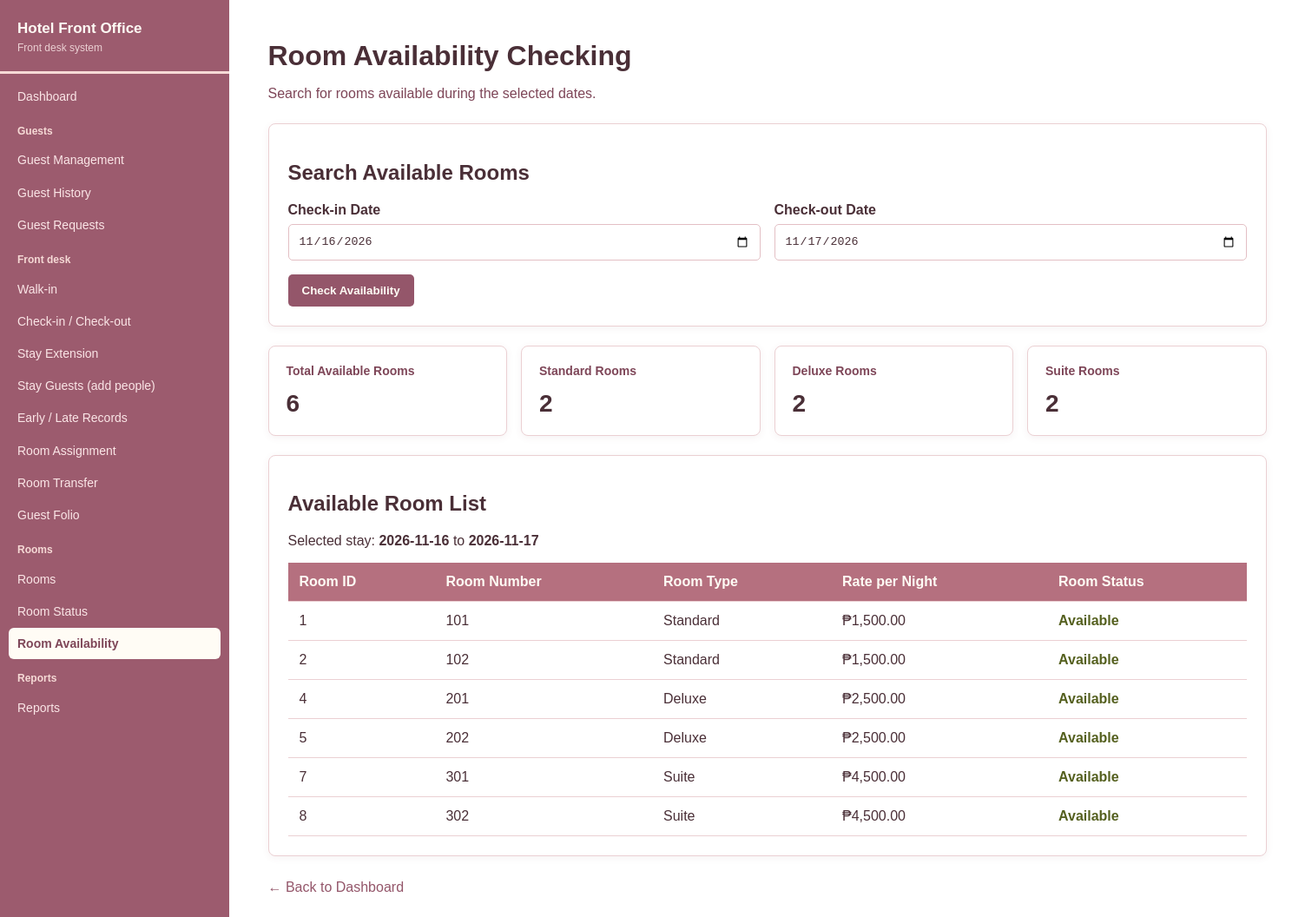
Page /room_availability/index.php on the committed database.
### tables this page shows
CREATE TABLE rooms (
    room_id      INT UNSIGNED NOT NULL AUTO_INCREMENT,
    room_number  VARCHAR(20)  NOT NULL,
    room_type    ENUM('Standard','Deluxe','Suite') NOT NULL DEFAULT 'Standard',
    rate         DECIMAL(10,2) NOT NULL DEFAULT 0.00,
    room_status  ENUM('Available','Occupied','Maintenance','Reserved','Cleaning')
                 NOT NULL DEFAULT 'Available',
    PRIMARY KEY (room_id),
    UNIQUE KEY uq_rooms_number (room_number),
    KEY idx_rooms_status (room_status)
);

### room_availability/index.php (the view, shortened to what this page needs)
<?php
require_once "../config/database.php";
$today = date("Y-m-d");
$checkIn = $_GET["check_in"] ?? $today;
$checkOut = $_GET["check_out"] ?? date(
    "Y-m-d",
    strtotime("+1 day")
);
$rooms = [];
$error = "";
$checkInDate = DateTime::createFromFormat("Y-m-d", $checkIn);
$checkOutDate = DateTime::createFromFormat("Y-m-d", $checkOut);
$validCheckIn = $checkInDate &&
    $checkInDate->format("Y-m-d") === $checkIn;
$validCheckOut = $checkOutDate &&
    $checkOutDate->format("Y-m-d") === $checkOut;
if (!$validCheckIn || !$validCheckOut) {
    $error = "Please select valid dates.";
} elseif ($checkIn < $today) {
    $error = "Check-in date cannot be in the past.";
} elseif ($checkOut <= $checkIn) {
    $error = "Check-out date must be after check-in date.";
} else {
    $stmt = $conn->prepare("
        SELECT
            rm.room_id,
            rm.room_number,
            rm.room_type,
            rm.rate,
            rm.room_status
        FROM rooms rm
        WHERE rm.room_status = 'Available'
        AND NOT EXISTS (
            SELECT 1
            FROM reservations r
            WHERE r.room_id = rm.room_id
              AND r.reservation_status IN (
                  'Pending',
                  'Confirmed',
                  'Checked-in'
              )
              AND r.check_in < ?
              AND r.check_out > ?
        )
        ORDER BY rm.room_number ASC
    ");
    $stmt->bind_param("ss", $checkOut, $checkIn);
    $stmt->execute();
    $result = $stmt->get_result();
    while ($row = $result->fetch_assoc()) {
        $rooms[] = $row;
    }
}
$standardCount = 0;
$deluxeCount = 0;
$suiteCount = 0;
foreach ($rooms as $room) {
    if ($room["room_type"] === "Standard") {
        $standardCount++;
    } elseif ($room["room_type"] === "Deluxe") {
        $deluxeCount++;
    } elseif ($room["room_type"] === "Suite") {
        $suiteCount++;
    }
}
$totalAvailable = count($rooms);
?>
<!DOCTYPE html>
<html lang="en">
<head>
</head>
<body>
<?php include __DIR__ . '/../includes/sidebar.php'; ?>
<div class="container">
    <h1>Room Availability Checking</h1>
    <p class="subtitle">
        Search for rooms available during the selected dates.
    </p>
    <div class="card">
        <h2>Search Available Rooms</h2>
        <form method="GET">
            <div class="search-grid">
                <div>
                    <label for="check_in">Check-in Date</label>
                    <input
                        type="date"
                        id="check_in"
                        name="check_in"
                        min="<?= htmlspecialchars($today) ?>"
                        value="<?= htmlspecialchars($checkIn) ?>"
                        required
                    >
                </div>
                <div>
                    <label for="check_out">Check-out Date</label>
                    <input
                        type="date"
                        id="check_out"
                        name="check_out"
                        min="<?= htmlspecialchars($today) ?>"
                        value="<?= htmlspecialchars($checkOut) ?>"
                        required
                    >
                </div>
                <div class="full-width">
                    <button type="submit">
                        Check Availability
                    </button>
                </div>
            </div>
        </form>
    </div>
    <?php if ($error !== ""): ?>
        <div class="error">
            <?= htmlspecialchars($error) ?>
        </div>
    <?php else: ?>
        <div class="summary">
            <div class="summary-card">
                <h3>Total Available Rooms</h3>
                <div class="number"><?= $totalAvailable ?></div>
            </div>
            <div class="summary-card">
                <h3>Standard Rooms</h3>
                <div class="number"><?= $standardCount ?></div>
            </div>
            <div class="summary-card">
                <h3>Deluxe Rooms</h3>
                <div class="number"><?= $deluxeCount ?></div>
            </div>
            <div class="summary-card">
                <h3>Suite Rooms</h3>
                <div class="number"><?= $suiteCount ?></div>
            </div>
        </div>
        <div class="card">
            <h2>Available Room List</h2>
            <p>
                Selected stay:
                <strong><?= htmlspecialchars($checkIn) ?></strong>
                to
                <strong><?= htmlspecialchars($checkOut) ?></strong>
            </p>
            <div class="table-wrapper">
                <table>
                    <thead>
                        <tr>
                            <th>Room ID</th>
                            <th>Room Number</th>
                            <th>Room Type</th>
                            <th>Rate per Night</th>
                            <th>Room Status</th>
                        </tr>
                    </thead>
                    <tbody>
                    <?php if ($totalAvailable > 0): ?>
                        <?php foreach ($rooms as $room): ?>
                            <tr>
                                <td>
                                    <?= (int) $room["room_id"] ?>
                                </td>
                                <td>
                                    <?= htmlspecialchars($room["room_number"]) ?>
                                </td>
                                <td>
                                    <?= htmlspecialchars($room["room_type"]) ?>
                                </td>
                                <td>
                                    ₱<?= number_format(
                                        (float) $room["rate"],
                                        2
                                    ) ?>
                                </td>
                                <td class="available">
                                    <?= htmlspecialchars($room["room_status"]) ?>
                                </td>
                            </tr>
                        <?php endforeach; ?>
                    <?php endif; ?>
                    </tbody>
                </table>
            </div>
        </div>
    <?php endif; ?>
    <a class="back" href="../index.php">
        ← Back to Dashboard
    </a>
</div>
</body>
</html>

### includes/sidebar.php (shortened to what this page needs)
<?php
$hfoRoot   = realpath(__DIR__ . '/..');
$hfoScript = realpath($_SERVER['SCRIPT_FILENAME'] ?? '') ?: '';
$hfoRel    = ltrim(str_replace('\\', '/', substr($hfoScript, strlen($hfoRoot))), '/');
$hfoDepth  = substr_count($hfoRel, '/');
$hfoBase   = str_repeat('../', $hfoDepth);
$hfoCurrent = $hfoDepth > 0 ? explode('/', $hfoRel)[0] : '';
$hfoGroups = [
    'Guests' => [
        'guests'         => 'Guest Management',
        'guest_history'  => 'Guest History',
        'guest_requests' => 'Guest Requests',
    ],
    'Front desk' => [
        'walk_in'               => 'Walk-in',
        'checkin_checkout'      => 'Check-in / Check-out',
        'stay_extension'        => 'Stay Extension',
        'stay_guests'           => 'Stay Guests (add people)',
        'early_late_management' => 'Early / Late Records',
        'room_assignment'       => 'Room Assignment',
        'room_transfer'         => 'Room Transfer',
        'guest_folio'           => 'Guest Folio',
    ],
    'Rooms' => [
        'rooms'             => 'Rooms',
        'room_status'       => 'Room Status',
        'room_availability' => 'Room Availability',
    ],
    'Reports' => [
        'reports' => 'Reports',
    ],
];
$hfoEsc = function ($v) { return htmlspecialchars((string) $v, ENT_QUOTES, 'UTF-8'); };
?>
<aside class="hfo-sidebar" aria-label="Main menu">
    <a class="hfo-brand" href="<?= $hfoEsc($hfoBase) ?>index.php">
        Hotel Front Office
        <small>Front desk system</small>
    </a>
    <a class="hfo-link <?= $hfoCurrent === '' ? 'is-active' : '' ?>"
       href="<?= $hfoEsc($hfoBase) ?>index.php">Dashboard</a>
    <?php foreach ($hfoGroups as $hfoGroupName => $hfoItems): ?>
        <div class="hfo-group"><?= $hfoEsc($hfoGroupName) ?></div>
        <?php foreach ($hfoItems as $hfoDir => $hfoLabel): ?>
            <a class="hfo-link <?= $hfoCurrent === $hfoDir ? 'is-active' : '' ?>"
               <?= $hfoCurrent === $hfoDir ? 'aria-current="page"' : '' ?>
               href="<?= $hfoEsc($hfoBase . $hfoDir) ?>/"><?= $hfoEsc($hfoLabel) ?></a>
        <?php endforeach; ?>
    <?php endforeach; ?>
</aside>

### room_availability/index.php (style rules this page uses)
* { box-sizing: border-box; }
body { font-family: Arial, sans-serif; background: #FFFFFF; margin: 0; padding: 25px; color: #4A2F37; }
.container { max-width: 1150px; margin: auto; }
h1 { margin-bottom: 8px; }
.subtitle { color: #7E4658; margin-bottom: 25px; }
.card { background: #FFFFFF; border: 1px solid #EBD0D3; padding: 22px; border-radius: 8px; margin-bottom: 22px; box-shadow: 0 2px 8px #7e465812; }
.search-grid { display: grid; grid-template-columns: repeat(2, minmax(0, 1fr)); gap: 16px; }
label { display: block; font-weight: bold; margin-bottom: 7px; }
input { width: 100%; padding: 11px; border: 1px solid #E3BFC4; border-radius: 5px; }
button { padding: 11px 16px; background: #94566A; color: #FFFCF5; border: none; border-radius: 5px; cursor: pointer; font-weight: bold; }
.full-width { grid-column: 1 / -1; }
.summary { display: grid; grid-template-columns: repeat(auto-fit, minmax(180px, 1fr)); gap: 16px; margin-bottom: 22px; }
.summary-card { background: #FFFFFF; border: 1px solid #EBD0D3; padding: 20px; border-radius: 8px; box-shadow: 0 2px 8px #7e465812; }
.summary-card h3 { font-size: 14px; color: #7E4658; margin-top: 0; }
.number { font-size: 28px; font-weight: bold; color: #4A2F37; }
.table-wrapper { overflow-x: auto; }
table { width: 100%; border-collapse: collapse; min-width: 650px; }
th, td { padding: 13px; border-bottom: 1px solid #EBD0D3; text-align: left; }
th { background: #B5707F; color: #FFFCF5; }
.available { color: #55601F; font-weight: bold; }
.back { display: inline-block; margin-top: 5px; color: #94566A; text-decoration: none; }
body { color: #4A2F37; }
input, select, textarea { background-color: #FFFFFF; color: #4A2F37; }

### includes/sidebar.php (style rules this page uses)
.hfo-sidebar { position: fixed; top: 0; left: 0; bottom: 0; width: 264px; z-index: 1000; background: #9C5B6E; color: #FBE6E7; overflow-y: auto; padding: 0 0 24px; box-sizing: border-box; font-family: Arial, sans-serif; font-size: 14px; line-height: 1.3; }
.hfo-brand { display: block; padding: 22px 20px 18px; color: #FFFCF5; text-decoration: none; font-size: 17px; font-weight: bold; border-bottom: 3px solid #F6DAD6; margin-bottom: 8px; }
.hfo-brand small { display: block; margin-top: 4px; font-size: 12px; font-weight: normal; color: #EBD0D3; }
.hfo-group { padding: 14px 20px 6px; font-size: 12px; font-weight: bold; color: #F6DAD6; }
.hfo-sidebar a.hfo-link { display: block; margin: 1px 10px; padding: 9px 10px; border-radius: 6px; color: #FBE6E7; text-decoration: none; }
.hfo-sidebar a.hfo-link.is-active { background: #FFFCF5; color: #7E4658; font-weight: bold; }
@media (min-width: 901px) { body { margin-left: 264px !important; } }

### rows in the picture
rooms: room_id "1", room_number "101", room_type "Standard", rate "1,500.00", room_status "Available"
rooms: room_id "2", room_number "102", room_type "Standard", rate "1,500.00", room_status "Available"
rooms: room_id "4", room_number "201", room_type "Deluxe", rate "2,500.00", room_status "Available"
rooms: room_id "5", room_number "202", room_type "Deluxe", rate "2,500.00", room_status "Available"
rooms: room_id "7", room_number "301", room_type "Suite", rate "4,500.00", room_status "Available"
rooms: room_id "8", room_number "302", room_type "Suite", rate "4,500.00", room_status "Available"

### other values in the picture
$hfoEsc($hfoGroupName) "Guests"
$hfoEsc($hfoLabel) "Guest Management"
$hfoEsc($hfoLabel) "Guest History"
$hfoEsc($hfoLabel) "Guest Requests"
$hfoEsc($hfoGroupName) "Front desk"
$hfoEsc($hfoLabel) "Walk-in"
$hfoEsc($hfoLabel) "Check-in / Check-out"
$hfoEsc($hfoLabel) "Stay Extension"
$hfoEsc($hfoLabel) "Stay Guests (add people)"
$hfoEsc($hfoLabel) "Early / Late Records"
$hfoEsc($hfoLabel) "Room Assignment"
$hfoEsc($hfoLabel) "Room Transfer"
$hfoEsc($hfoLabel) "Guest Folio"
$hfoEsc($hfoGroupName) "Rooms"
$hfoEsc($hfoLabel) "Rooms"
